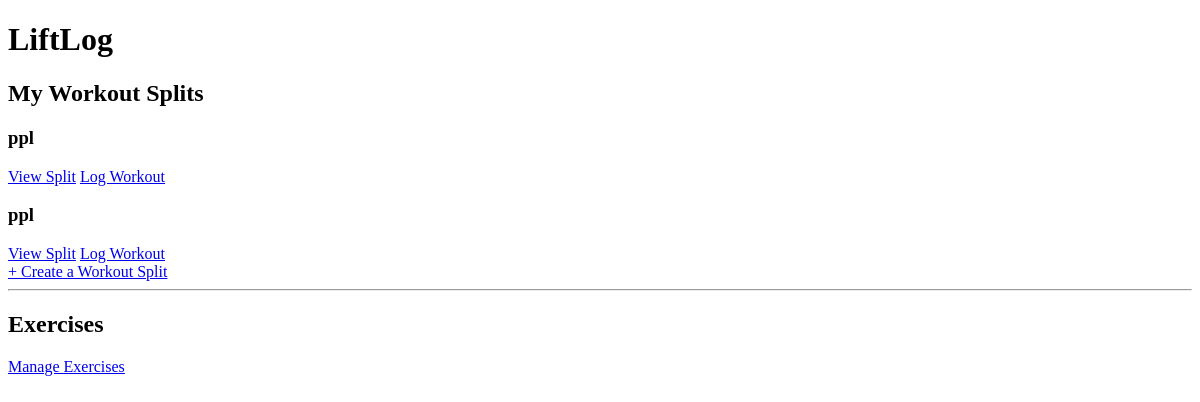
Before: / with the older database file.
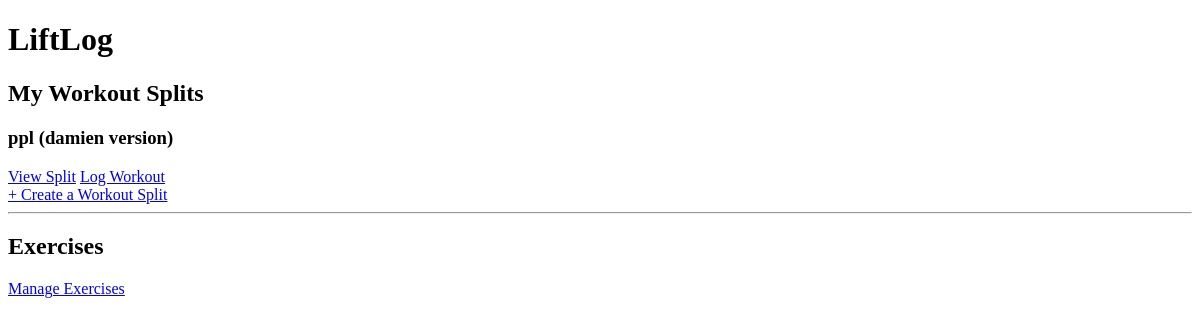
After: the same page with the newer database file.
### tables this page shows
CREATE TABLE workout_splits (
            id INTEGER PRIMARY KEY AUTOINCREMENT,
            name TEXT NOT NULL
        );

### app.py (the view)
@app.route("/")
def home():
    conn = get_db()
    cursor = conn.cursor()
    cursor.execute("SELECT * FROM workout_splits ORDER BY id")
    splits = cursor.fetchall()
    conn.close()
    return render_template("index.html", splits=splits)

### app.py (called while the page is built)
def get_db():
    conn = sqlite3.connect(DB_PATH)
    conn.row_factory = sqlite3.Row
    return conn

### templates/index.html (shortened to what this page needs)
<!DOCTYPE html>
<html lang="en">
<head>
</head>
<body>
    <h1>LiftLog</h1>
    <h2>My Workout Splits</h2>
    {% if splits %}
        {% for split in splits %}
            <div>
                <h3>{{ split.name }}</h3>
                <a href="/split/{{ split.id }}">View Split</a>
                <a href="/log/{{ split.id }}">Log Workout</a>
            </div>
        {% endfor %}
    {% else %}
        <p>You have no workout splits yet.</p>
    {% endif %}
    <a href="/create-split">+ Create a Workout Split</a>
    <hr>
    <h2>Exercises</h2>
    <a href="/exercises">Manage Exercises</a>
</body>
</html>

Changed rows visible on the page:
removed workout_splits: name "ppl"
removed workout_splits: name "ppl"
added workout_splits: name "ppl (damien version)"
